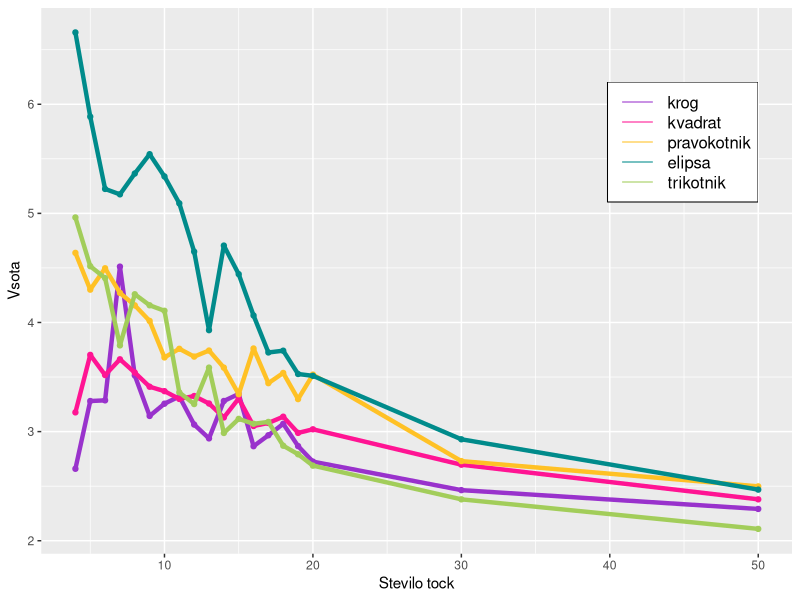
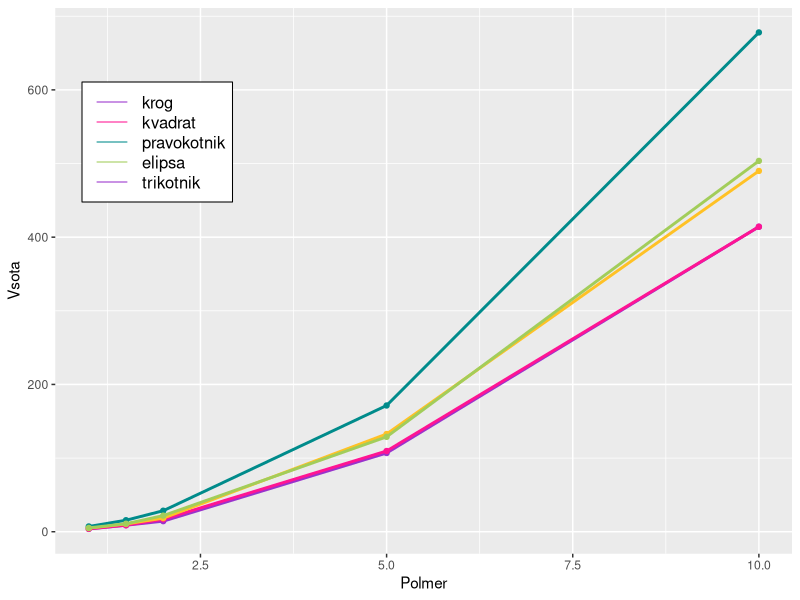

Here is the R script that generated these plots, in order:
require(dplyr)
require(ggplot2)

#graf za vsote kvadratov cen likov odvisnih od stevila tock

tocke <- read.table("vsota_glede_st_tock.txt")
tocke <- as.data.frame(t(tocke))
colnames(tocke) <- c("krog", "kvadrat", "pravokotnik", "elipsa", "trikotnik")
tocke["st_tock"] <- c(4, 5, 6, 7, 8, 9, 10, 11, 12, 13, 14, 15, 16, 17, 18, 19, 20, 30, 50)
#graf
plot.new()
ggplot(data=tocke) + geom_point(data=tocke, aes(x=tocke$st_tock, y=tocke$krog), colour="darkorchid")+
  geom_line(data=tocke, aes(x=tocke$st_tock, y=tocke$krog), colour="darkorchid", size=1.5) + 
  geom_point(data=tocke, aes(x=tocke$st_tock, y=tocke$kvadrat), colour="deeppink")+
  geom_line(data=tocke, aes(x=tocke$st_tock, y=tocke$kvadrat), colour="deeppink", size=1.5) +
  geom_point(data=tocke, aes(x=tocke$st_tock, y=tocke$pravokotnik), colour="goldenrod1")+
  geom_line(data=tocke, aes(x=tocke$st_tock, y=tocke$pravokotnik), colour="goldenrod1", size=1.5) +
  geom_point(data=tocke, aes(x=tocke$st_tock, y=tocke$elipsa), colour="darkcyan")+
  geom_line(data=tocke, aes(x=tocke$st_tock, y=tocke$elipsa), colour="darkcyan", size=1.5) +
  geom_point(data=tocke, aes(x=tocke$st_tock, y=tocke$trikotnik), colour="darkolivegreen3")+
  geom_line(data=tocke, aes(x=tocke$st_tock, y=tocke$trikotnik), colour="darkolivegreen3", size=1.5) + 
  labs(x="Stevilo tock", y="Vsota") 
legend("topright", legend = c("krog", "kvadrat", "pravokotnik", "elipsa", "trikotnik"), col = c("darkorchid", "deeppink", "goldenrod1", "darkcyan", "darkolivegreen3"), lty=c(1, 1, 1, 1, 1))

#graf za vsote kvadratov cen likov (brez pravokotnika) odvisnih od polmerov

polmeri <- read.table("vsota_glede_polmer.txt")
polmeri <- as.data.frame(t(polmeri))
colnames(polmeri) <- c("krog", "kvadrat", "pravokotnik", "elipsa",  "trikotnik")
polmeri["polmer"] <- c(1, 1.5, 2, 5, 10)
#graf
plot.new()
ggplot(data=polmeri) + geom_point(data=polmeri, aes(x=polmeri$polmer, y=polmeri$krog), colour="darkorchid")+
  geom_line(data=polmeri, aes(x=polmeri$polmer, y=polmeri$krog), colour="darkorchid", size=1) + 
  geom_point(data=polmeri, aes(x=polmeri$polmer, y=polmeri$kvadrat), colour="deeppink")+
  geom_line(data=polmeri, aes(x=polmeri$polmer, y=polmeri$kvadrat), colour="deeppink", size=1) +
  geom_point(data=polmeri, aes(x=polmeri$polmer, y=polmeri$pravokotnik), colour="goldenrod1")+
  geom_line(data=polmeri, aes(x=polmeri$polmer, y=polmeri$pravokotnik), colour="goldenrod1", size=1) + 
  geom_point(data=polmeri, aes(x=polmeri$polmer, y=polmeri$elipsa), colour="darkcyan")+
  geom_line(data=polmeri, aes(x=polmeri$polmer, y=polmeri$elipsa), colour="darkcyan", size=1) +
  geom_point(data=polmeri, aes(x=polmeri$polmer, y=polmeri$trikotnik), colour="darkolivegreen3")+
  geom_line(data=polmeri, aes(x=polmeri$polmer, y=polmeri$trikotnik), colour="darkolivegreen3", size=1)+ 
  labs(x="Polmer", y="Vsota")
legend("topleft", legend = c("krog", "kvadrat", "pravokotnik", "elipsa", "trikotnik"), col = c("darkorchid", "deeppink", "darkcyan", "darkolivegreen3"), lty=c(1, 1, 1, 1))
